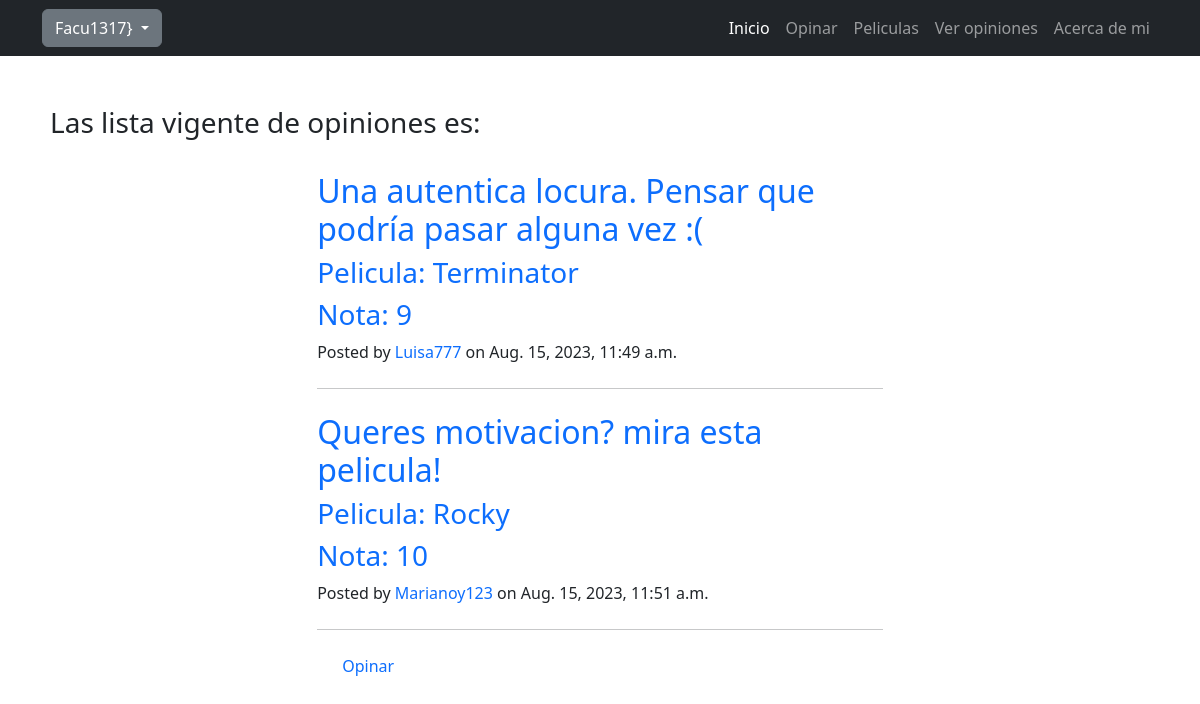
/pages/ (signed in), run on the app's committed database.
### Opiniones/models.py (models this page shows, shortened)
class opinion(models.Model):
    pelicula=models.CharField(max_length=32)
    nota=models.IntegerField()
    mini_opinion=models.CharField(max_length=64)
    detalle=models.CharField(max_length=1024)
    creador=models.ForeignKey(User, on_delete=models.CASCADE, related_name="CursosCreados")
    fecha=models.DateTimeField(auto_now=True)

### Opiniones/views.py (the view)
# urls.py: path("", ver_opiniones, name="ListaOpiniones"),
def ver_opiniones(request):
    contexto = {
        "Opiniones": opinion.objects.all(),
    }
    http_response = render(
        request=request,
        template_name='Opiniones/ListaOpiniones.html',
        context=contexto,
    )
    return http_response

### Opiniones/templates/Opiniones/ListaOpiniones.html (shortened to what this page needs)
{% extends "base.html" %}
{%load static%}
{% block contenido %}
    <div style="margin:50px">
        {%if Opiniones|length < 1%}
        <p style="text-align: center">No hay entradas aun<p>
        <div style="text-align: center">
            <a  href="{% url 'CrearOpinion' %}"> Opinar </a>
        </div>
        {%else%}
        <h3>Las lista vigente de opiniones es: </h3>
        <br>
        <div class="container px-4 px-lg-5">
            <div class="row gx-4 gx-lg-5 justify-content-center" style="text-decoration: none">
                <div class="col-md-10 col-lg-8 col-xl-7">
                    {% for opinion in Opiniones %}
                    <div class="post-preview">
                        <a href="{% url 'DetalleOpinion' opinion.id %}">
                            <h2 class="post-title">{{opinion.mini_opinion}}</h2>
                            <h3 class="post-subtitle">Pelicula: {{opinion.pelicula}}</h3>
                            <h3 class="post-subtitle">Nota: {{opinion.nota}}</h3>
                        </a>
                        <p class="post-meta">
                            Posted by
                            <a href="#!">{{opinion.creador}}</a>
                            on {{opinion.fecha}}
                        </p>
                    </div>
                    <hr class="my-4" />
                    {% endfor %}
                    <a style="margin-left: 25px" href="{% url 'CrearOpinion' %}"> Opinar </a>
                    {%endif%}
    </div>
{% endblock contenido %}

### templates_base/base.html (shortened to what this page needs)
{% load static %}
<!DOCTYPE html>
<html lang="en">
    <head>
        <link href="{% static 'css/styles.css' %}" rel="stylesheet" />
    </head>
    <body>
        <nav class="navbar navbar-expand-lg navbar-dark bg-dark">
            <div class="container">
                {% if user.is_authenticated %}
                <button class="btn btn-secondary dropdown-toggle" type="button" id="dropdownMenuButton1" data-bs-toggle="dropdown" aria-expanded="false">
                    <div style="display: inline-flex;">
                        {% if user.avatar.imagen %}
                        <img src="{{ user.avatar.imagen.url }}" style="width: 40px; height: 45px; margin-right: 10px"
                        alt="Avatar" />
                        <span>{{ user.username }}</span>
                        {% else %}
                        <span>{{ user.username }}</span>
                        {% endif %}
                    }
                    </div>
                </button>
                {% else %}
                <a class="btn btn-primary" style="margin: 10px" href="{% url 'Login' %}">Inicio sesión</a>
                <a class="btn btn-success" style="margin: 10px" href="{% url 'Registro' %}">Registro</a>
                {% endif %}
                <div class="collapse navbar-collapse" id="navbarSupportedContent">
                    <ul class="navbar-nav ms-auto mb-2 mb-lg-0">
                        <li class="nav-item"><a class="nav-link active" aria-current="page" href="{% url 'Inicio' %}">Inicio</a></li>
                        <li class="nav-item"><a class="nav-link" href="{% url 'CrearOpinion' %}">Opinar</a>
                        <li class="nav-item"><a class="nav-link" href="{% url 'ListaPelis' %}">Peliculas</a></li>
                        <li class="nav-item"><a class="nav-link" href="{% url 'ListaOpiniones' %}">Ver opiniones</a></li>
                        <li class="nav-item"><a class="nav-link" href="{% url 'About' %}">Acerca de mi</a></li>
                    </ul>
                </div>
            </div>
        </nav>
        {% block contenido %}
        {% endblock contenido %}
    </body>
</html>

### data on the page
opinion: mini_opinion "Una autentica locura. Pensar que podría pasar alguna vez :(", pelicula "Terminator", nota "9", creador "Luisa777", fecha "Aug. 15, 2023, 11:49 a.m."
opinion: mini_opinion "Queres motivacion? mira esta pelicula!", pelicula "Rocky", nota "10", creador "Marianoy123", fecha "Aug. 15, 2023, 11:51 a.m."

### other printed values
{{ user.username }} "Facu1317"
